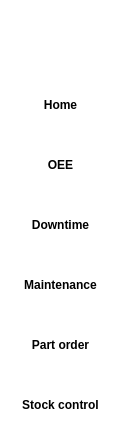
     <widget class="QFrame" name="func_frame">
      <property name="minimumSize">
       <size>
        <width>130</width>
        <height>0</height>
       </size>
      </property>
      <property name="styleSheet">
       <string notr="true">background: #ffffff
</string>
      </property>
      <property name="frameShape">
       <enum>QFrame::NoFrame</enum>
      </property>
      <widget class="QLabel" name="logo">
       <property name="geometry">
        <rect>
         <x>10</x>
         <y>10</y>
         <width>100</width>
         <height>50</height>
        </rect>
       </property>
       <property name="maximumSize">
        <size>
         <width>100</width>
         <height>50</height>
        </size>
       </property>
       <property name="styleSheet">
        <string notr="true">background:&quot;white&quot;</string>
       </property>
       <property name="frameShape">
        <enum>QFrame::NoFrame</enum>
       </property>
       <property name="lineWidth">
        <number>0</number>
       </property>
       <property name="midLineWidth">
        <number>0</number>
       </property>
       <property name="text">
        <string/>
       </property>
       <property name="pixmap">
        <pixmap>../../../../Icons/Tokin-logo.ico</pixmap>
       </property>
       <property name="scaledContents">
        <bool>true</bool>
       </property>
      </widget>
      <widget class="QPushButton" name="OEE_btn">
       <property name="geometry">
        <rect>
         <x>0</x>
         <y>140</y>
         <width>121</width>
         <height>50</height>
        </rect>
       </property>
       <property name="font">
        <font>
         <weight>75</weight>
         <bold>true</bold>
        </font>
       </property>
       <property name="mouseTracking">
        <bool>true</bool>
       </property>
       <property name="text">
        <string>OEE</string>
       </property>
       <property name="icon">
        <iconset>
         <normaloff>../../../../Icons/OEE.ico</normaloff>../../../../Icons/OEE.ico</iconset>
       </property>
       <property name="iconSize">
        <size>
         <width>30</width>
         <height>30</height>
        </size>
       </property>
       <property name="flat">
        <bool>true</bool>
       </property>
      </widget>
      <widget class="QPushButton" name="Maintenance_btn">
       <property name="geometry">
        <rect>
         <x>0</x>
         <y>260</y>
         <width>121</width>
         <height>50</height>
        </rect>
       </property>
       <property name="font">
        <font>
         <weight>75</weight>
         <bold>true</bold>
        </font>
       </property>
       <property name="mouseTracking">
        <bool>true</bool>
       </property>
       <property name="text">
        <string>Maintenance</string>
       </property>
       <property name="icon">
        <iconset>
         <normaloff>../../../../Icons/maintenance.ico</normaloff>../../../../Icons/maintenance.ico</iconset>
       </property>
       <property name="iconSize">
        <size>
         <width>30</width>
         <height>30</height>
        </size>
       </property>
       <property name="flat">
        <bool>true</bool>
       </property>
      </widget>
      <widget class="QPushButton" name="Home_btn">
       <property name="geometry">
        <rect>
         <x>0</x>
         <y>80</y>
         <width>121</width>
         <height>50</height>
        </rect>
       </property>
       <property name="font">
        <font>
         <weight>75</weight>
         <bold>true</bold>
        </font>
       </property>
       <property name="mouseTracking">
        <bool>true</bool>
       </property>
       <property name="layoutDirection">
        <enum>Qt::LeftToRight</enum>
       </property>
       <property name="text">
        <string>Home</string>
       </property>
       <property name="icon">
        <iconset>
         <normaloff>../../../../Icons/Home.ico</normaloff>../../../../Icons/Home.ico</iconset>
       </property>
       <property name="iconSize">
        <size>
         <width>30</width>
         <height>30</height>
        </size>
       </property>
       <property name="flat">
        <bool>true</bool>
       </property>
      </widget>
      <widget class="QPushButton" name="Order_btn">
       <property name="geometry">
        <rect>
         <x>0</x>
         <y>320</y>
         <width>121</width>
         <height>50</height>
        </rect>
       </property>
       <property name="font">
        <font>
         <weight>75</weight>
         <bold>true</bold>
        </font>
       </property>
       <property name="mouseTracking">
        <bool>true</bool>
       </property>
       <property name="text">
        <string>Part order</string>
       </property>
       <property name="icon">
        <iconset>
         <normaloff>../../../../Icons/Order.ico</normaloff>../../../../Icons/Order.ico</iconset>
       </property>
       <property name="iconSize">
        <size>
         <width>40</width>
         <height>40</height>
        </size>
       </property>
       <property name="flat">
        <bool>true</bool>
       </property>
      </widget>
      <widget class="QPushButton" name="Stock_btn">
       <property name="geometry">
        <rect>
         <x>0</x>
         <y>380</y>
         <width>121</width>
         <height>50</height>
        </rect>
       </property>
       <property name="font">
        <font>
         <weight>75</weight>
         <bold>true</bold>
        </font>
       </property>
       <property name="mouseTracking">
        <bool>true</bool>
       </property>
       <property name="text">
        <string>Stock control</string>
       </property>
       <property name="icon">
        <iconset>
         <normaloff>../../../../Icons/Safety_stock.ico</normaloff>../../../../Icons/Safety_stock.ico</iconset>
       </property>
       <property name="iconSize">
        <size>
         <width>30</width>
         <height>30</height>
        </size>
       </property>
       <property name="flat">
        <bool>true</bool>
       </property>
      </widget>
      <widget class="QPushButton" name="Downtime_btn">
       <property name="geometry">
        <rect>
         <x>0</x>
         <y>200</y>
         <width>121</width>
         <height>50</height>
        </rect>
       </property>
       <property name="font">
        <font>
         <weight>75</weight>
         <bold>true</bold>
        </font>
       </property>
       <property name="mouseTracking">
        <bool>true</bool>
       </property>
       <property name="text">
        <string>Downtime</string>
       </property>
       <property name="icon">
        <iconset>
         <normaloff>../../../../../program/Icons/Downtime.ico</normaloff>../../../../../program/Icons/Downtime.ico</iconset>
       </property>
       <property name="iconSize">
        <size>
         <width>30</width>
         <height>30</height>
        </size>
       </property>
       <property name="flat">
        <bool>true</bool>
       </property>
      </widget>
     </widget>
